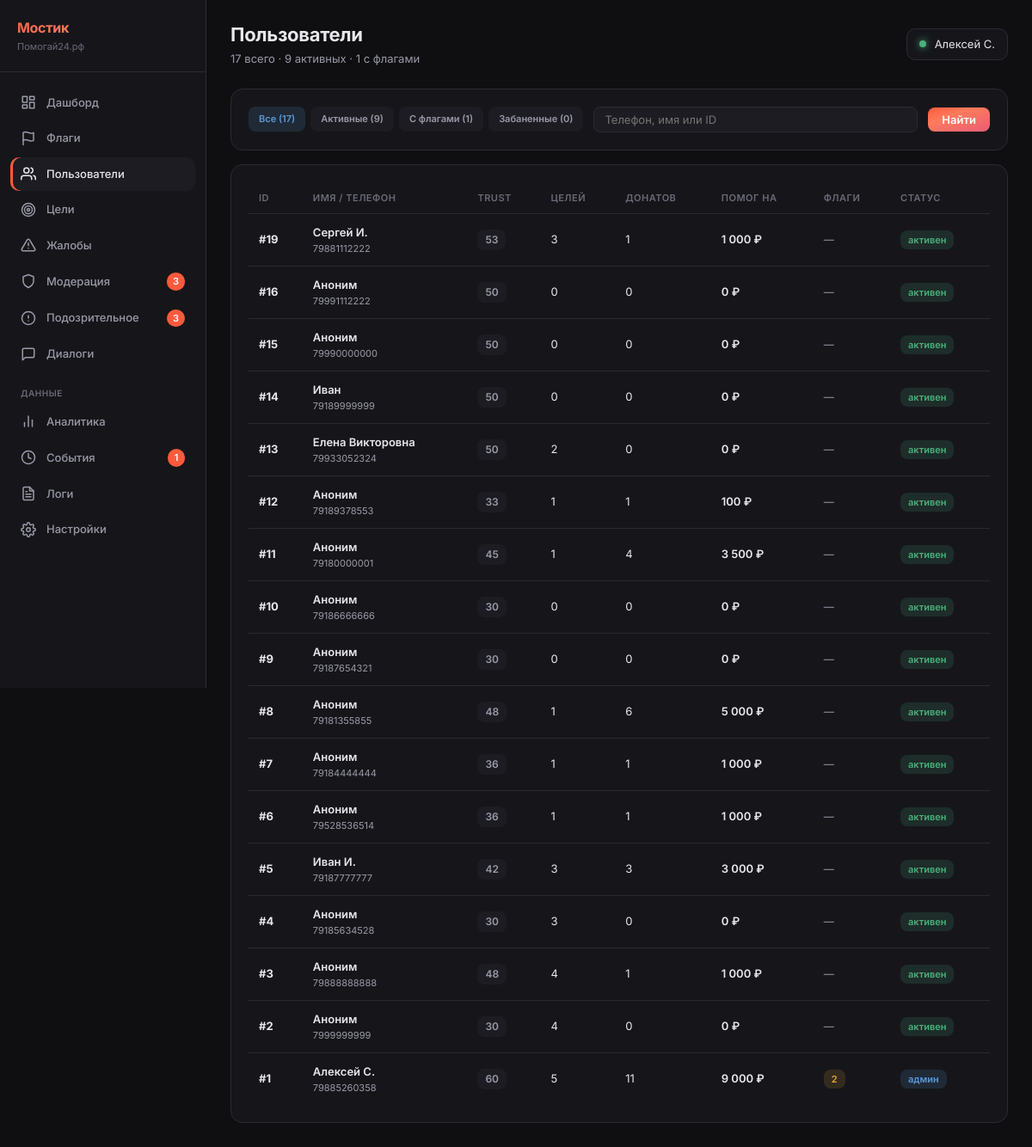
The app's page /_metrics/users (signed in), older data.
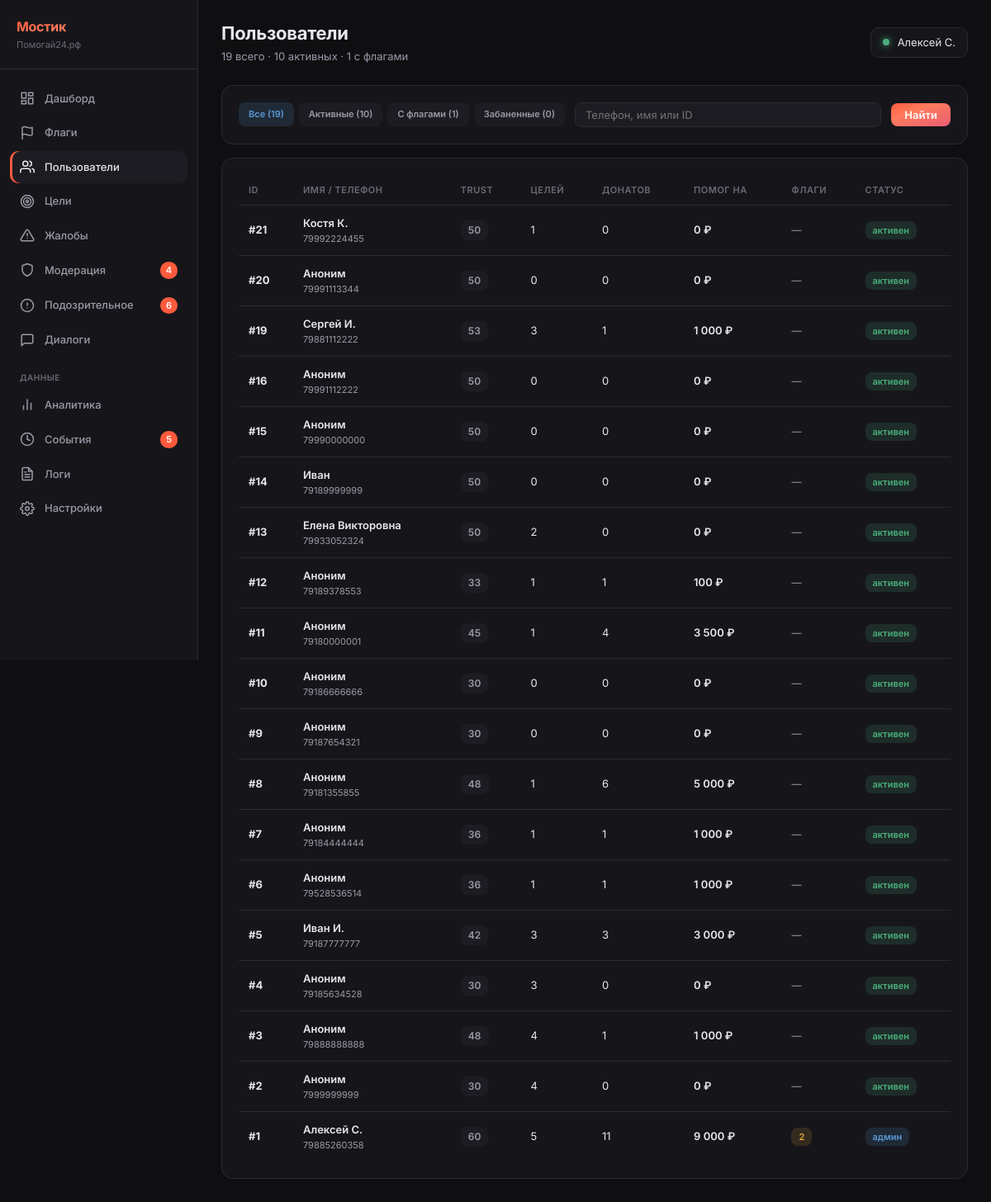
The same page, newer data.
### tables this page shows
CREATE TABLE users (
            id INTEGER PRIMARY KEY AUTOINCREMENT,
            phone TEXT UNIQUE NOT NULL,
            password_hash TEXT NOT NULL,
            email TEXT NULL,
            name TEXT NULL,
            avatar_url TEXT NULL,
            max_id TEXT NULL,
            vk_id TEXT NULL,
            fcm_token TEXT NULL,
            onboarding_passed INTEGER DEFAULT 0,
            rating REAL DEFAULT 0.0,
            rating_level TEXT DEFAULT 'novice',
            confirmations_total INTEGER DEFAULT 0,
            confirmations_approved INTEGER DEFAULT 0,
            confirmations_ignored INTEGER DEFAULT 0,
            donation_streak INTEGER DEFAULT 0,
            goals_helped_close INTEGER DEFAULT 0,
            total_helped_amount REAL DEFAULT 0.00,
            priority_days INTEGER DEFAULT 0,
            circles_of_care INTEGER DEFAULT 0,
            interest_weights TEXT DEFAULT NULL,
            eternal_donation_config TEXT DEFAULT NULL,
            yellow_card_until TEXT NULL,
            is_banned INTEGER DEFAULT 0,
            created_at TEXT DEFAULT (datetime('now'))
        , xp INTEGER DEFAULT 0, xp_level TEXT DEFAULT 'novice', streak_days INTEGER DEFAULT 0, last_action_date TEXT, ip_registered TEXT, author_badge TEXT, trust_score INTEGER DEFAULT 50, trust_level TEXT DEFAULT 'guest', is_admin INTEGER DEFAULT 0, profile_completed INTEGER DEFAULT 0, identity_verified INTEGER DEFAULT 0, city TEXT, region_code TEXT, region_name TEXT, birth_date TEXT, onboarding_step INTEGER DEFAULT 0, identity_verified_at TEXT, identity_doc_path TEXT, identity_selfie_path TEXT);

### main.py (the view)
@app.route('/_metrics/users')
@admin_required
def metrics_users():
    user = get_current_user()
    db = get_db()
    search = request.args.get('search', '').strip()
    filter_type = request.args.get('filter', 'all')  # all, banned, flagged, active
    query = """
        SELECT u.*,
            (SELECT COUNT(*) FROM goals WHERE user_id = u.id) as goals_count,
            (SELECT COUNT(*) FROM donations WHERE donor_id = u.id AND status IN ('recipient_confirmed','completed')) as donations_sent,
            (SELECT COALESCE(SUM(amount_reported), 0) FROM donations WHERE donor_id = u.id AND status IN ('recipient_confirmed','completed')) as total_sent,
            (SELECT COUNT(*) FROM content_guard_log WHERE user_id = u.id) as flags_count,
            (SELECT COUNT(*) FROM reports WHERE reporter_id = u.id) as reports_made
        FROM users u
        WHERE 1=1
    """
    params = []
    if search:
        query += " AND (u.phone LIKE ? OR u.name LIKE ? OR CAST(u.id AS TEXT) = ?)"
        params.extend([f'%{search}%', f'%{search}%', search])
    if filter_type == 'banned':
        query += " AND u.is_banned = 1"
    elif filter_type == 'flagged':
        query += " AND (SELECT COUNT(*) FROM content_guard_log WHERE user_id = u.id) > 0"
    elif filter_type == 'active':
        query += " AND (SELECT COUNT(*) FROM donations WHERE donor_id = u.id) > 0"
    query += " ORDER BY u.id DESC LIMIT 200"
    users = db.execute(query, params).fetchall()
    counts_total = db.execute("SELECT COUNT(*) FROM users").fetchone()[0]
    counts_banned = db.execute("SELECT COUNT(*) FROM users WHERE is_banned = 1").fetchone()[0]
    counts_flagged = db.execute("SELECT COUNT(DISTINCT user_id) FROM content_guard_log WHERE user_id IS NOT NULL").fetchone()[0]
    counts_active = db.execute("SELECT COUNT(DISTINCT donor_id) FROM donations WHERE donor_id IS NOT NULL").fetchone()[0]
    counts = get_sidebar_counts(db)
    db.close()
    return render_template('_metrics/users.html',
        user=user,
        active='users',
        counts=counts,
        users=users,
        search=search,
        filter_type=filter_type,
        counts_total=counts_total,
        counts_banned=counts_banned,
        counts_flagged=counts_flagged,
        counts_active=counts_active,
    )

### main.py (called while the page is built)
def get_current_user():
    if 'user_id' in session:
        db = get_db()
        try:
            user = db.execute("SELECT * FROM users WHERE id = ?", (session['user_id'],)).fetchone()
            return user
        except:
            return None
        finally:
            db.close()
    return None

def admin_required(f):
    @wraps(f)
    def wrap(*args, **kwargs):
        user = get_current_user()
        if not user or not user['is_admin']:
            from flask import abort
            abort(404)
        if request.method == 'POST' and not check_csrf():
            from flask import abort
            abort(403)
        return f(*args, **kwargs)
    return wrap

def _safe_count(db, query, params=None):
    try:
        if params:
            row = db.execute(query, params).fetchone()
        else:
            row = db.execute(query).fetchone()
        return row[0] if row else 0
    except Exception:
        return 0

### templates/_metrics/users.html (shortened to what this page needs)
{% extends "_metrics/base.html" %}
{% block page_title %}Пользователи{% endblock %}
{% block page_subtitle %}{{ counts_total }} всего · {{ counts_active }} активных · {{ counts_flagged }} с флагами{% endblock %}
{% block content %}
<div class="m-section" style="margin-bottom: 16px;">
    <form method="GET" style="display: flex; gap: 12px; align-items: center; flex-wrap: wrap;">
        <div style="display: flex; gap: 6px;">
            <a href="?filter=all" class="m-badge {% if filter_type == 'all' %}info{% else %}muted{% endif %}"
               style="text-decoration: none; padding: 6px 12px;">Все ({{ counts_total }})</a>
            <a href="?filter=active" class="m-badge {% if filter_type == 'active' %}success{% else %}muted{% endif %}"
               style="text-decoration: none; padding: 6px 12px;">Активные ({{ counts_active }})</a>
            <a href="?filter=flagged" class="m-badge {% if filter_type == 'flagged' %}warning{% else %}muted{% endif %}"
               style="text-decoration: none; padding: 6px 12px;">С флагами ({{ counts_flagged }})</a>
            <a href="?filter=banned" class="m-badge {% if filter_type == 'banned' %}danger{% else %}muted{% endif %}"
               style="text-decoration: none; padding: 6px 12px;">Забаненные ({{ counts_banned }})</a>
        </div>
        <input type="text" name="search" value="{{ search }}" placeholder="Телефон, имя или ID"
               style="padding: 6px 12px; background: var(--m-bg-3); border: 1px solid var(--m-border); border-radius: 8px; color: var(--m-text); font-size: 13px; font-family: inherit; flex: 1; min-width: 200px;">
        <button type="submit"
                style="padding: 6px 16px; background: var(--m-gradient); border: none; border-radius: 8px; color: white; font-size: 13px; font-weight: 600; font-family: inherit; cursor: pointer;">
            Найти
        </button>
    </form>
</div>
<div class="m-section">
    {% if users %}
    <table class="m-table">
        <thead>
            <tr>
                <th>ID</th>
                <th>Имя / телефон</th>
                <th>Trust</th>
                <th>Целей</th>
                <th>Донатов</th>
                <th>Помог на</th>
                <th>Флаги</th>
                <th>Статус</th>
            </tr>
        </thead>
        <tbody>
            {% for u in users %}
            <tr onclick="location.href='/_metrics/users/{{ u.id }}'" style="cursor: pointer;">
                <td><strong>#{{ u.id }}</strong></td>
                <td>
                    <div style="font-weight: 600;">{{ u.name or 'Аноним' }}</div>
                    <div class="muted" style="font-size: 11px;">{{ u.phone }}</div>
                </td>
                <td>
                    <span class="m-badge {% if (u.trust_score or 0) >= 150 %}success{% elif (u.trust_score or 0) >= 70 %}info{% else %}muted{% endif %}">
                        {{ u.trust_score or 0 }}
                    </span>
                </td>
                <td>{{ u.goals_count }}</td>
                <td>{{ u.donations_sent }}</td>
                <td style="font-weight: 600;">{{ "{:,.0f}".format(u.total_sent).replace(",", " ") }} ₽</td>
                <td>
                    {% if u.flags_count > 0 %}
                        <span class="m-badge warning">{{ u.flags_count }}</span>
                    {% else %}
                        <span class="muted">—</span>
                    {% endif %}
                </td>
                <td>
                    {% if u.is_banned %}
                        <span class="m-badge danger">забанен</span>
                    {% elif u.is_admin %}
                        <span class="m-badge info">админ</span>
                    {% else %}
                        <span class="m-badge success">активен</span>
                    {% endif %}
                </td>
            </tr>
            {% endfor %}
        </tbody>
    </table>
    {% else %}
    <div class="m-empty">Ничего не найдено.</div>
    {% endif %}
</div>
{% endblock %}

### templates/_metrics/base.html (shortened to what the changed rows need)
<!DOCTYPE html>
<html lang="ru">
<head>
    <link rel="stylesheet" href="/static/_metrics.css">
</head>
<body>
    <div class="m-layout">
        <aside class="m-sidebar">
            <nav class="m-nav">
                <a href="/_metrics/moderation" class="m-nav-item {% if active == 'moderation' %}active{% endif %}">
                    <svg viewBox="0 0 24 24" fill="none" stroke="currentColor" stroke-linecap="round" stroke-linejoin="round"><path d="M12 22s8-4 8-10V5l-8-3-8 3v7c0 6 8 10 8 10z"/></svg>
                    Модерация
                    {% if counts and counts.moderation %}<span class="m-nav-badge">{{ counts.moderation }}</span>{% endif %}
                </a>
                <a href="/_metrics/suspicious" class="m-nav-item {% if active == 'suspicious' %}active{% endif %}">
                    <svg viewBox="0 0 24 24" fill="none" stroke="currentColor" stroke-linecap="round" stroke-linejoin="round"><circle cx="12" cy="12" r="10"/><line x1="12" y1="8" x2="12" y2="12"/><line x1="12" y1="16" x2="12.01" y2="16"/></svg>
                    Подозрительное
                    {% if counts and counts.suspicious %}<span class="m-nav-badge">{{ counts.suspicious }}</span>{% endif %}
                </a>
                <a href="/_metrics/events" class="m-nav-item {% if active == 'events' %}active{% endif %}">
                    <svg viewBox="0 0 24 24" fill="none" stroke="currentColor" stroke-linecap="round" stroke-linejoin="round"><circle cx="12" cy="12" r="10"/><polyline points="12 6 12 12 16 14"/></svg>
                    События
                    {% if counts and counts.events %}<span class="m-nav-badge">{{ counts.events }}</span>{% endif %}
                </a>
            </nav>
        </aside>
        <main class="m-content">
            <header class="m-header">
                <div>
                    <div class="m-title">{% block page_title %}Мостик{% endblock %}</div>
                    <div class="m-subtitle">{% block page_subtitle %}{% endblock %}</div>
                </div>
                <div class="m-user">
                    <span class="m-user-dot"></span>
                    {{ user.name or user.phone }}
                </div>
            </header>
            {% block content %}{% endblock %}
        </main>
    </div>
</body>
</html>

Row changes from the older to the newer data that the page shows:
added users: id "21", name "Костя К.", phone "79992224455", trust_score "50", goals_count "1", donations_sent "0", total_sent "0", is_banned "активен"
added users: id "20", name "Аноним", phone "79991113344", trust_score "50", goals_count "0", donations_sent "0", total_sent "0", is_banned "активен"
Text that changed along with them:
{{ counts.moderation }}: "3" → "4"
{{ counts.suspicious }}: "3" → "6"
{{ counts.events }}: "1" → "5"
{{ counts_total }}: "17" → "19"
{{ counts_active }}: "9" → "10"
